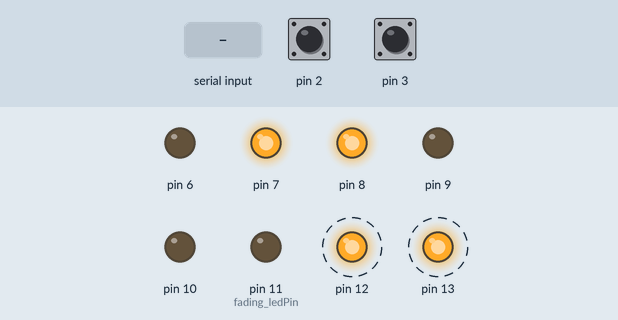
Simulated run of this sketch. Board: Arduino Mega 2560, built with avr-gcc and run on an emulated ATmega2560. Shown: output pins drawn as LEDs (lit = HIGH). Dashed ring = blinking. The test bench sets the inputs (shaded band); at power-on: pin 2 LOW, pin 3 LOW.

Above: at 0.9 s.
1.0 s: pin 2 driven HIGH
At 2.7 s:
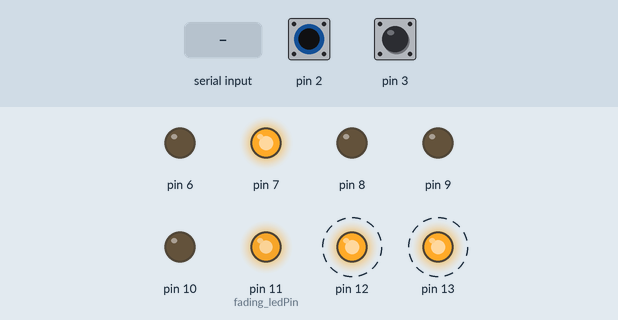
4.0 s: "1" received over the second serial link
7.0 s: pin 3 driven HIGH
At 8.03 s:
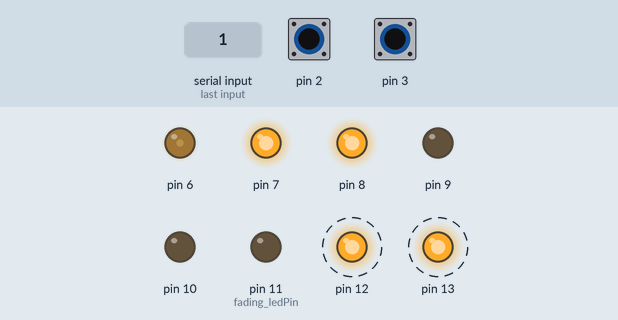
10.0 s: pin 2 pulsed LOW 2 times (0.12 s each, 0.3 s apart)
At 10.23 s:
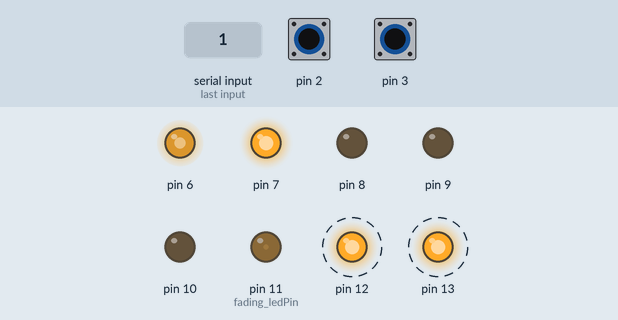
13.0 s: pin 3 pulsed LOW 2 times (0.12 s each, 0.3 s apart)
At 20.3 s:
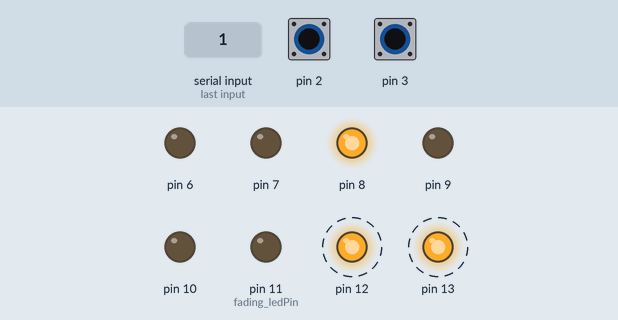
Timing chart, 0 to 29.2 s (numbered marks = the images above; inputs shaded):
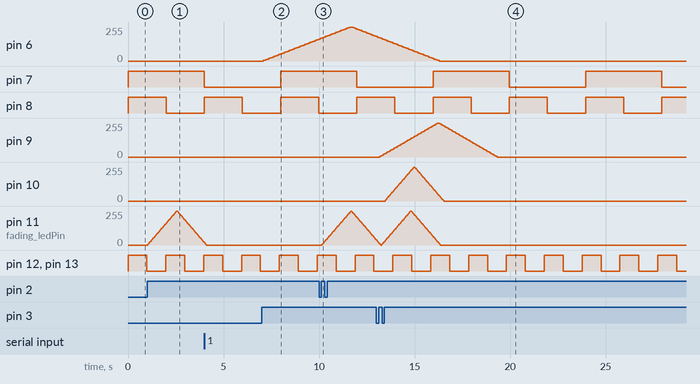

Measured:
- after the input at 1.0 s, pin 11 (fading_ledPin): rises from 0/255 to 255/255 in 1.5 s, then falls to 20/255 in 1.4 s
- after the input at 7.0 s, pin 6: moves from 0/255 to 165/255 over 2.9 s, starting after 0.09 s
- after the input at 10.0 s, pin 11 (fading_ledPin): rises from 0/255 to 255/255 in 1.5 s, then falls to 40/255 in 1.3 s
- after the input at 13.0 s, pin 9: rises from 0/255 to 255/255 in 3.0 s, then falls to 0/255 in 3.1 s; pin 10: rises from 0/255 to 255/255 in 1.5 s, then falls to 0/255 in 1.6 s
- by itself, pin 7: alternates HIGH for 4.0 s and LOW for 4.0 s
- by itself, pin 8: alternates HIGH for 2.0 s and LOW for 2.0 s
- by itself, pin 12, pin 13: alternates HIGH for 0.99 s and LOW for 0.99 s

The sketch:

arduino_rtos.ino
```cpp
#include <Arduino_FreeRTOS.h>
#include <semphr.h>

#define Serial Serial2

SemaphoreHandle_t blink_key;
SemaphoreHandle_t fading_key;
SemaphoreHandle_t blinkRGBRed_key;
SemaphoreHandle_t blinkRGBGreen_key;
SemaphoreHandle_t blinkRGBBlue_key;
SemaphoreHandle_t fadingRGBRed_key;
SemaphoreHandle_t fadingRGBGreen_key;
SemaphoreHandle_t fadingRGBBlue_key;
SemaphoreHandle_t fadingButton_event;
SemaphoreHandle_t fadingRGBButton_event;

void setup() {
  attachInterrupt(digitalPinToInterrupt(2), vFadingButtonIsr, RISING);
  attachInterrupt(digitalPinToInterrupt(3), vFadingRGBButtonIsr, RISING);

  vSemaphoreCreateBinary(blink_key);
  vSemaphoreCreateBinary(fading_key);
  vSemaphoreCreateBinary(blinkRGBRed_key);
  vSemaphoreCreateBinary(blinkRGBGreen_key);
  vSemaphoreCreateBinary(blinkRGBBlue_key);
  vSemaphoreCreateBinary(fadingRGBRed_key);
  vSemaphoreCreateBinary(fadingRGBGreen_key);
  vSemaphoreCreateBinary(fadingRGBBlue_key);
  vSemaphoreCreateBinary( fadingButton_event );
  xSemaphoreTake( fadingButton_event, 0 );
  vSemaphoreCreateBinary( fadingRGBButton_event );
  xSemaphoreTake( fadingRGBButton_event, 0 );

  xTaskCreate(vTaskBlink, NULL, configMINIMAL_STACK_SIZE, NULL, 1, NULL );
  xTaskCreate(vTaskFading, NULL, configMINIMAL_STACK_SIZE, NULL, 1, NULL );
  xTaskCreate(vTaskBlinkRed, NULL, configMINIMAL_STACK_SIZE, NULL, 1, NULL );
  xTaskCreate(vTaskBlinkGreen, NULL, configMINIMAL_STACK_SIZE, NULL, 1, NULL );
  xTaskCreate(vTaskBlinkBlue, NULL, configMINIMAL_STACK_SIZE, NULL, 1, NULL );
  xTaskCreate( vTaskFadingRed, NULL, configMINIMAL_STACK_SIZE, NULL, 1, NULL );
  xTaskCreate( vTaskFadingGreen, NULL, configMINIMAL_STACK_SIZE, NULL, 1, NULL );
  xTaskCreate( vTaskFadingBlue, NULL, configMINIMAL_STACK_SIZE, NULL, 1, NULL );
  xTaskCreate( vTaskSerial, NULL, configMINIMAL_STACK_SIZE, NULL, 2, NULL );

  vTaskStartScheduler();

  while(1) ;
}

void loop() {}
```

blink.ino
```cpp
void vTaskBlink( void *pvParameters ) {

  const TickType_t xBlockTime = pdMS_TO_TICKS( 200 );

  pinMode(13, OUTPUT);

  while(true) {
    if(xSemaphoreTake( blink_key, xBlockTime) == pdTRUE) {

      digitalWrite(13, HIGH);
      vTaskDelay( 1000 / portTICK_PERIOD_MS );
      digitalWrite(13, LOW);
      vTaskDelay( 1000 / portTICK_PERIOD_MS );

      xSemaphoreGive( blink_key );
    }
  }
}
```

blinkRGB.ino
```cpp
const int blinkRGB_buttonPin = 5;

void vTaskBlinkRed( void *pvParameters ) {
  pinMode(blinkRGB_buttonPin, INPUT);

  fBlinkRGB(12, 1000, blinkRGBRed_key);
}

void vTaskBlinkGreen( void *pvParameters ) {
  fBlinkRGB(8, 2000, blinkRGBGreen_key);
}

void vTaskBlinkBlue( void *pvParameters ) {
  fBlinkRGB(7, 4000, blinkRGBBlue_key);
}

void fBlinkRGB(int ledPin, long interval, SemaphoreHandle_t& key) {
  pinMode(ledPin, OUTPUT);
  while(1) {
//    while(xSemaphoreTake( key, portMAX_DELAY) != pdTRUE) { }

//    int blinkRGB_buttonState = digitalRead(blinkRGB_buttonPin);
//    if(blinkRGB_buttonState == LOW) {
//      digitalWrite(ledPin, LOW);
//      xSemaphoreGive( key );
//      continue;
//    }

    digitalWrite(ledPin, HIGH);
    vTaskDelay( interval / portTICK_PERIOD_MS );
    digitalWrite(ledPin, LOW);
    vTaskDelay( interval / portTICK_PERIOD_MS );
//    xSemaphoreGive( key );
  }
}
```

fading.ino
```cpp
int fading_ledPin = 11;

void vTaskFading( void *pvParameters ) {

  while(1) {
    while(xSemaphoreTake( fadingButton_event, portMAX_DELAY ) != pdTRUE) { }

    for (int fadeValue = 0 ; fadeValue <= 255; fadeValue += 5) {
      while(xSemaphoreTake( fading_key, portMAX_DELAY ) != pdTRUE) { }
      analogWrite(fading_ledPin, fadeValue);
      vTaskDelay(30 / portTICK_PERIOD_MS);
      xSemaphoreGive( fading_key );
    }

    for (int fadeValue = 255 ; fadeValue >= 0; fadeValue -= 5) {
      while(xSemaphoreTake( fading_key, portMAX_DELAY ) != pdTRUE) { }
      analogWrite(fading_ledPin, fadeValue);
      vTaskDelay(30 / portTICK_PERIOD_MS);
      xSemaphoreGive( fading_key );
    }
  }
}

void vFadingButtonIsr ( void ) {
  xSemaphoreGiveFromISR( fadingButton_event, NULL );
}
```

fadingRGB.ino
```cpp
void vTaskFadingRed( void *pvParameters ) {
  fFadingRGB(10, 30, fadingRGBRed_key);
}

void vTaskFadingGreen( void *pvParameters ) {
  fFadingRGB(9, 60, fadingRGBGreen_key);
}

void vTaskFadingBlue( void *pvParameters ) {
  fFadingRGB(6, 90, fadingRGBBlue_key);
}

void fFadingRGB(int ledPin, long interval, SemaphoreHandle_t& key) {
  while(1) {
    while(xSemaphoreTake( fadingRGBButton_event, portMAX_DELAY ) != pdTRUE) { }

    for (int fadeValue = 0 ; fadeValue <= 255; fadeValue += 5) {
      while(xSemaphoreTake( key, portMAX_DELAY ) != pdTRUE) { }
      analogWrite(ledPin, fadeValue);
      vTaskDelay(interval / portTICK_PERIOD_MS);
      xSemaphoreGive( key );
    }
    for (int fadeValue = 255 ; fadeValue >= 0; fadeValue -= 5) {
      while(xSemaphoreTake( key, portMAX_DELAY ) != pdTRUE) { }
      analogWrite(ledPin, fadeValue);
      vTaskDelay(interval / portTICK_PERIOD_MS);
      xSemaphoreGive( key );
    }
  }
}

void vFadingRGBButtonIsr( void ) {
  xSemaphoreGiveFromISR( fadingRGBButton_event, NULL);
}
```

serial.ino
```cpp
void showMenu() {
  Serial.println("\033[2J\033[H");
  Serial.print("1. Led Blink Enable/Disable\n\r");
  Serial.print("2. Led Fading Enable/Disable\n\r");
  Serial.print("3. RGB Led Blink Enable/Disable\n\r");
  Serial.print("4. RGB Led Fading Enable/Disable\n\r");
}

int blink_en = 1;
int fading_en = 1;
int blinkRGB_en = 1;
int fadingRGB_en = 1;

void vTaskSerial( void *pvParameters ) {
  Serial.begin(115200);

  showMenu();

  while(1) {
    if (Serial.available() > 0) {
      int userCmd = Serial.read();

      switch(userCmd) {
        case '1':
          blink_en = !blink_en;
          if(blink_en==1) xSemaphoreGive(blink_key);
          else if(blink_en==0) while(xSemaphoreTake(blink_key, portMAX_DELAY)!=pdTRUE) {}
          break;
        case '2': fading_en = !fading_en;
          if(fading_en==1)
            xSemaphoreGive( fading_key );
          else if(fading_en==0)
            while(xSemaphoreTake( fading_key, portMAX_DELAY) != pdTRUE) { }
          break;
        case '3': blinkRGB_en = !blinkRGB_en;
          if(blinkRGB_en==1) {
            xSemaphoreGive( blinkRGBRed_key );
            xSemaphoreGive( blinkRGBGreen_key );
            xSemaphoreGive( blinkRGBBlue_key );
          } else if(blinkRGB_en==0) {
            while(xSemaphoreTake( blinkRGBRed_key, portMAX_DELAY) != pdTRUE) { }
            while(xSemaphoreTake( blinkRGBGreen_key, portMAX_DELAY) != pdTRUE) { }
            while(xSemaphoreTake( blinkRGBBlue_key, portMAX_DELAY) != pdTRUE) { }
          }
          break;
        case '4': fadingRGB_en = !fadingRGB_en;
          if(fadingRGB_en==1) {
            xSemaphoreGive( fadingRGBRed_key );
            xSemaphoreGive( fadingRGBGreen_key );
            xSemaphoreGive( fadingRGBBlue_key );
          } else if(fadingRGB_en ==0) {
            while(xSemaphoreTake( fadingRGBRed_key, portMAX_DELAY) != pdTRUE) { }
            while(xSemaphoreTake( fadingRGBGreen_key, portMAX_DELAY) != pdTRUE) { }
            while(xSemaphoreTake( fadingRGBBlue_key, portMAX_DELAY) != pdTRUE) { }
          }
          break;
        default: break;
      }
    }

    vTaskDelay( 100 / portTICK_PERIOD_MS );
  }
}
```
